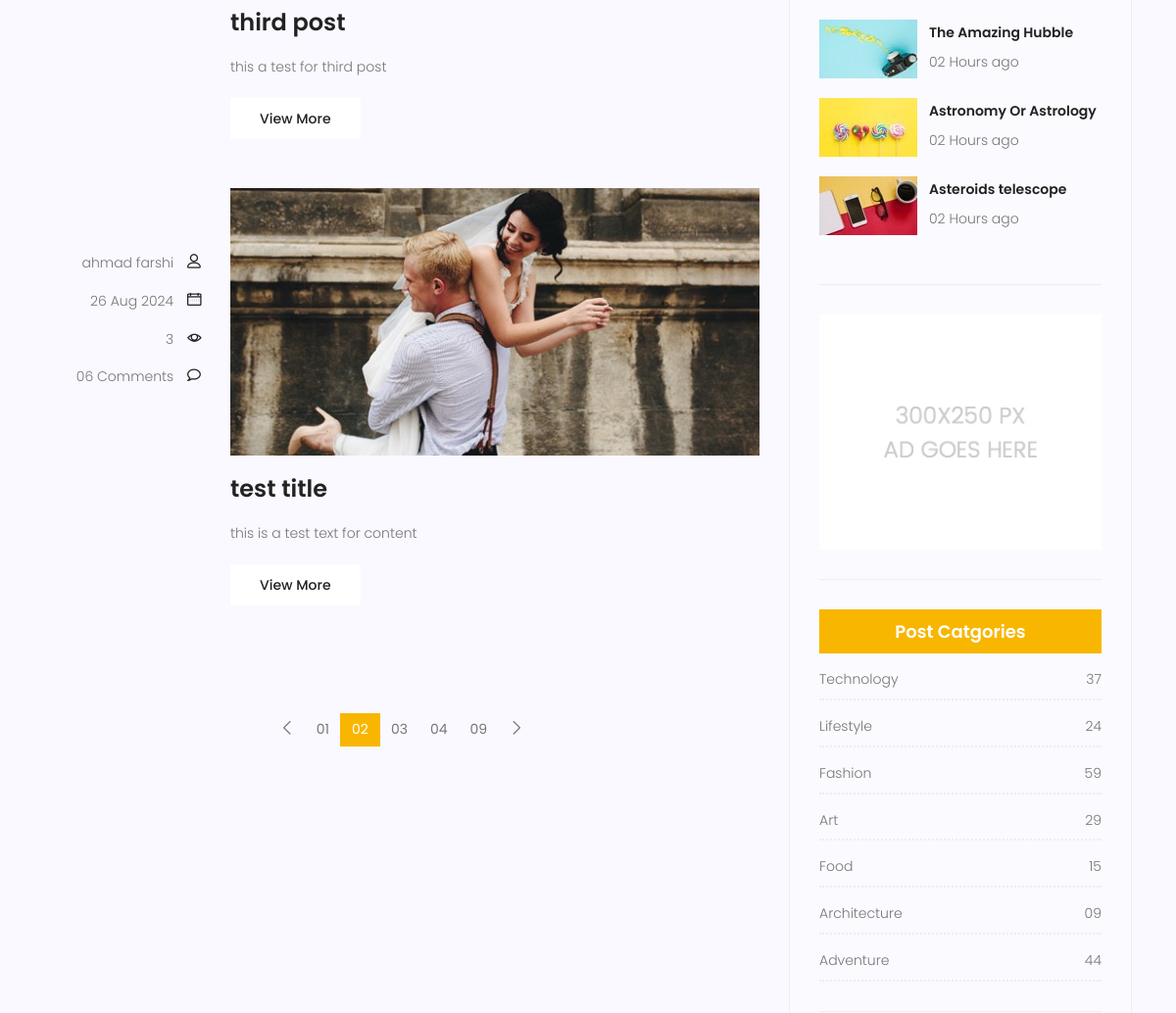
/blog/ (middle part), run on an earlier commit of the app's database.
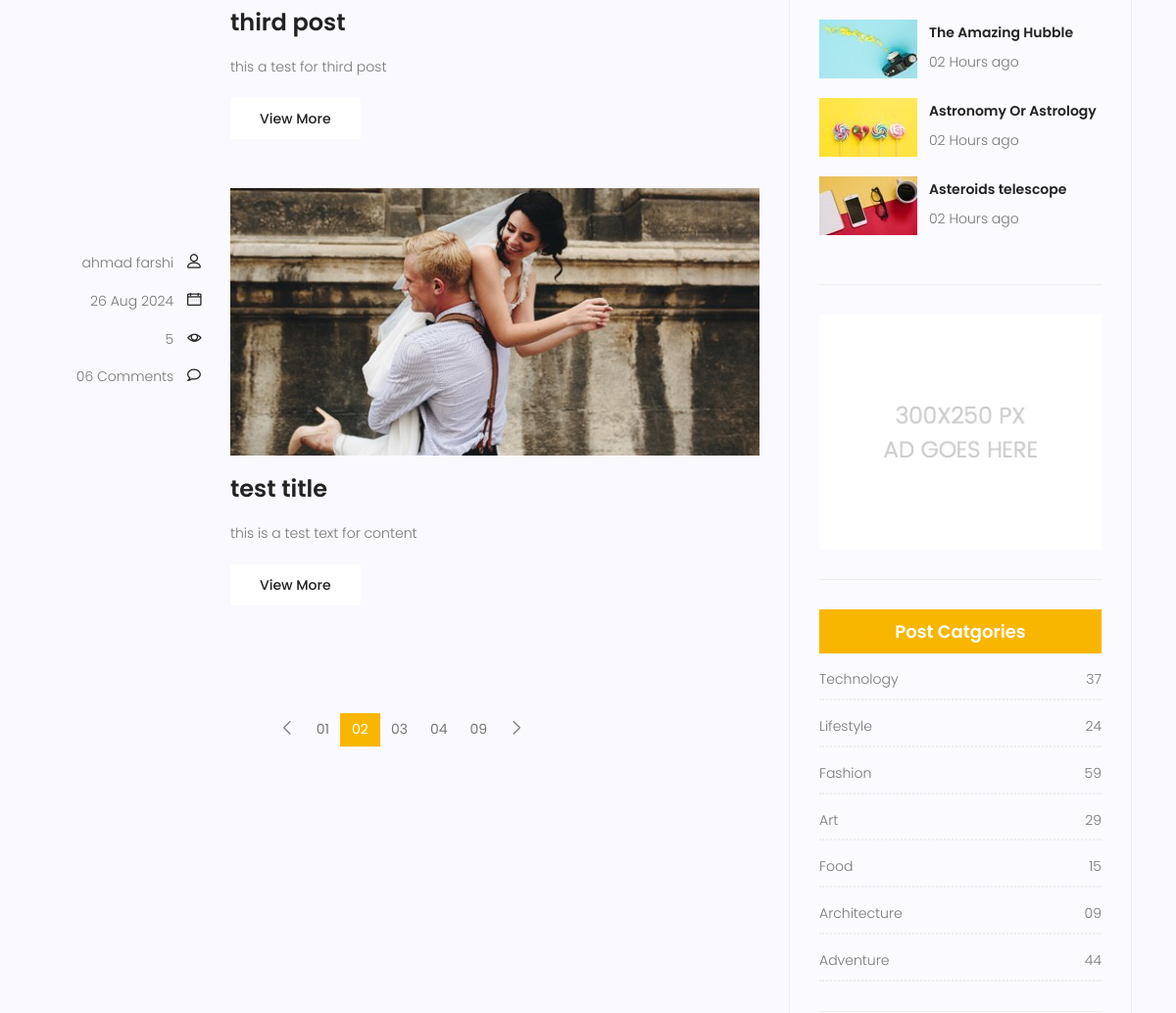
And on a later commit of the database.
### blog/models.py (models this page shows, shortened)
class Post(models.Model):
    title = models.CharField(max_length=250)
    content = models.TextField()
    category = models.ManyToManyField(Category)
    author = models.ForeignKey(User, on_delete=models.SET_NULL, null=True)
    image = models.ImageField(upload_to='blog/', default='blog/default.jpg' )
    counted_views = models.IntegerField(default=0)
    status = models.BooleanField(default=False)
    created_date = models.DateTimeField(auto_now_add=True)
    updated_date = models.DateTimeField(auto_now=True)
    published_date = models.DateTimeField(null=True)
    class Meta:
        ordering = ['-created_date']

### blog/views.py (the view)
# urls.py: path('', blog_view,name='blog'),
def blog_view(request):
    current_time = timezone.now()
    posts = Post.objects.filter(status=True)
    posts = posts.exclude(published_date__gt=current_time)
    context = {'posts' : posts}
    return render(request, 'blog/blog-home.html', context)

### blog/models.py (called while the page is built)
    def __str__(self):
        return self.name

### templates/blog/blog-home.html (shortened to what the changed rows need)
{% extends  'base.html'     %}
{% load static %}
{% block content %}
			<section class="post-content-area">
				<div class="container">
					<div class="row">
						<div class="col-lg-8 posts-list">
							{% for post in posts %}
							<div class="single-post row">
								<div class="col-lg-3  col-md-3 meta-details">
									<div class="user-details row">
										<p class="user-name col-lg-12 col-md-12 col-6"><a href="#">{{post.author.get_full_name}}</a> <span class="lnr lnr-user"></span></p>
										<p class="date col-lg-12 col-md-12 col-6"><a href="#">{{post.published_date |date:"d M Y"}}</a> <span class="lnr lnr-calendar-full"></span></p>
										<p class="view col-lg-12 col-md-12 col-6"><a href="#">{{post.counted_views}}</a> <span class="lnr lnr-eye"></span></p>
										<p class="comments col-lg-12 col-md-12 col-6"><a href="#">06 Comments</a> <span class="lnr lnr-bubble"></span></p>
									</div>
								</div>
								<div class="col-lg-9 col-md-9 ">
									<div class="feature-img">
										<img class="img-fluid" src="{{ post.image.url}}" alt="">
									</div>
									<a class="posts-title" href="{% url 'single' pid=post.id %}"><h3>{{post.title}}</h3></a>
									<p class="excert">
										{{post.content |truncatechars:100}}
									</p>
									<a href="{% url 'single' pid=post.id %}" class="primary-btn">View More</a>
								</div>
							</div>
							{% endfor %}
						</div>
					</div>
				</div>
			</section>
{% endblock %}

What changed in the data, as far as the page shows it:
changed Post "test title": counted_views "3" → "5"
